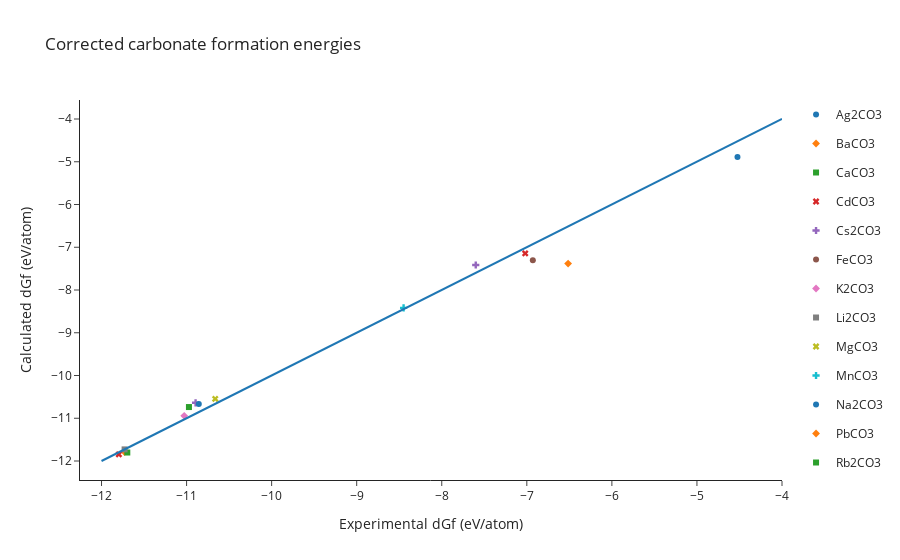

Write notebook code for a chart like this one.
### Code cell
df_new = df.copy()
df_new["y"] = df_new["y"] + final_correction

scatter_new = px.scatter(df_new, x="x", y="y", hover_name="name", symbol="name", color="name")
line_new = px.line(x=[-12, -4], y=[-12, -4])

fig_new = go.Figure(scatter_new.data + line_new.data)
fig_new.update_layout({"title": "Corrected carbonate formation energies",
                   "xaxis_title":"Experimental dGf (eV/f.u.)",
                   "yaxis_title":"Calculated dGf (eV/f.u.)"})
fig_new.show()

### Figure 1 — Plotly figure (JSON) as saved in the notebook; plotly's stock layout.template omitted (floating-point values rounded to 4 significant figures)
{"data": [{"hovertemplate": "<b>%{hovertext}</b><br><br>name=Ag2CO3<br>x=%{x}<br>y=%{y}<extra></extra>", "hovertext": ["Ag2CO3"], "legendgroup": "Ag2CO3", "marker": {"color": "#1F77B4", "symbol": "circle"}, "mode": "markers", "name": "Ag2CO3", "orientation": "v", "showlegend": true, "type": "scatter", "x": [-4.523], "xaxis": "x", "y": [-4.886], "yaxis": "y"}, {"hovertemplate": "<b>%{hovertext}</b><br><br>name=BaCO3<br>x=%{x}<br>y=%{y}<extra></extra>", "hovertext": ["BaCO3"], "legendgroup": "BaCO3", "marker": {"color": "#FF7F0E", "symbol": "diamond"}, "mode": "markers", "name": "BaCO3", "orientation": "v", "showlegend": true, "type": "scatter", "x": [-11.73], "xaxis": "x", "y": [-11.79], "yaxis": "y"}, {"hovertemplate": "<b>%{hovertext}</b><br><br>name=CaCO3<br>x=%{x}<br>y=%{y}<extra></extra>", "hovertext": ["CaCO3"], "legendgroup": "CaCO3", "marker": {"color": "#2CA02C", "symbol": "square"}, "mode": "markers", "name": "CaCO3", "orientation": "v", "showlegend": true, "type": "scatter", "x": [-11.7], "xaxis": "x", "y": [-11.8], "yaxis": "y"}, {"hovertemplate": "<b>%{hovertext}</b><br><br>name=CdCO3<br>x=%{x}<br>y=%{y}<extra></extra>", "hovertext": ["CdCO3"], "legendgroup": "CdCO3", "marker": {"color": "#D62728", "symbol": "x"}, "mode": "markers", "name": "CdCO3", "orientation": "v", "showlegend": true, "type": "scatter", "x": [-7.019], "xaxis": "x", "y": [-7.144], "yaxis": "y"}, {"hovertemplate": "<b>%{hovertext}</b><br><br>name=Cs2CO3<br>x=%{x}<br>y=%{y}<extra></extra>", "hovertext": ["Cs2CO3"], "legendgroup": "Cs2CO3", "marker": {"color": "#9467BD", "symbol": "cross"}, "mode": "markers", "name": "Cs2CO3", "orientation": "v", "showlegend": true, "type": "scatter", "x": [-10.89], "xaxis": "x", "y": [-10.64], "yaxis": "y"}, {"hovertemplate": "<b>%{hovertext}</b><br><br>name=FeCO3<br>x=%{x}<br>y=%{y}<extra></extra>", "hovertext": ["FeCO3"], "legendgroup": "FeCO3", "marker": {"color": "#8C564B", "symbol": "circle"}, "mode": "markers", "name": "FeCO3", "orientation": "v", "showlegend": true, "type": "scatter", "x": [-6.929], "xaxis": "x", "y": [-7.303], "yaxis": "y"}, {"hovertemplate": "<b>%{hovertext}</b><br><br>name=K2CO3<br>x=%{x}<br>y=%{y}<extra></extra>", "hovertext": ["K2CO3"], "legendgroup": "K2CO3", "marker": {"color": "#E377C2", "symbol": "diamond"}, "mode": "markers", "name": "K2CO3", "orientation": "v", "showlegend": true, "type": "scatter", "x": [-11.03], "xaxis": "x", "y": [-10.94], "yaxis": "y"}, {"hovertemplate": "<b>%{hovertext}</b><br><br>name=Li2CO3<br>x=%{x}<br>y=%{y}<extra></extra>", "hovertext": ["Li2CO3"], "legendgroup": "Li2CO3", "marker": {"color": "#7F7F7F", "symbol": "square"}, "mode": "markers", "name": "Li2CO3", "orientation": "v", "showlegend": true, "type": "scatter", "x": [-11.73], "xaxis": "x", "y": [-11.73], "yaxis": "y"}, {"hovertemplate": "<b>%{hovertext}</b><br><br>name=MgCO3<br>x=%{x}<br>y=%{y}<extra></extra>", "hovertext": ["MgCO3"], "legendgroup": "MgCO3", "marker": {"color": "#BCBD22", "symbol": "x"}, "mode": "markers", "name": "MgCO3", "orientation": "v", "showlegend": true, "type": "scatter", "x": [-10.66], "xaxis": "x", "y": [-10.55], "yaxis": "y"}, {"hovertemplate": "<b>%{hovertext}</b><br><br>name=MnCO3<br>x=%{x}<br>y=%{y}<extra></extra>", "hovertext": ["MnCO3"], "legendgroup": "MnCO3", "marker": {"color": "#17BECF", "symbol": "cross"}, "mode": "markers", "name": "MnCO3", "orientation": "v", "showlegend": true, "type": "scatter", "x": [-8.449], "xaxis": "x", "y": [-8.419], "yaxis": "y"}, {"hovertemplate": "<b>%{hovertext}</b><br><br>name=Na2CO3<br>x=%{x}<br>y=%{y}<extra></extra>", "hovertext": ["Na2CO3"], "legendgroup": "Na2CO3", "marker": {"color": "#1F77B4", "symbol": "circle"}, "mode": "markers", "name": "Na2CO3", "orientation": "v", "showlegend": true, "type": "scatter", "x": [-10.86], "xaxis": "x", "y": [-10.67], "yaxis": "y"}, {"hovertemplate": "<b>%{hovertext}</b><br><br>name=PbCO3<br>x=%{x}<br>y=%{y}<extra></extra>", "hovertext": ["PbCO3"], "legendgroup": "PbCO3", "marker": {"color": "#FF7F0E", "symbol": "diamond"}, "mode": "markers", "name": "PbCO3", "orientation": "v", "showlegend": true, "type": "scatter", "x": [-6.515], "xaxis": "x", "y": [-7.382], "yaxis": "y"}, {"hovertemplate": "<b>%{hovertext}</b><br><br>name=Rb2CO3<br>x=%{x}<br>y=%{y}<extra></extra>", "hovertext": ["Rb2CO3"], "legendgroup": "Rb2CO3", "marker": {"color": "#2CA02C", "symbol": "square"}, "mode": "markers", "name": "Rb2CO3", "orientation": "v", "showlegend": true, "type": "scatter", "x": [-10.97], "xaxis": "x", "y": [-10.74], "yaxis": "y"}, {"hovertemplate": "<b>%{hovertext}</b><br><br>name=SrCO3<br>x=%{x}<br>y=%{y}<extra></extra>", "hovertext": ["SrCO3"], "legendgroup": "SrCO3", "marker": {"color": "#D62728", "symbol": "x"}, "mode": "markers", "name": "SrCO3", "orientation": "v", "showlegend": true, "type": "scatter", "x": [-11.8], "xaxis": "x", "y": [-11.84], "yaxis": "y"}, {"hovertemplate": "<b>%{hovertext}</b><br><br>name=ZnCO3<br>x=%{x}<br>y=%{y}<extra></extra>", "hovertext": ["ZnCO3"], "legendgroup": "ZnCO3", "marker": {"color": "#9467BD", "symbol": "cross"}, "mode": "markers", "name": "ZnCO3", "orientation": "v", "showlegend": true, "type": "scatter", "x": [-7.6], "xaxis": "x", "y": [-7.415], "yaxis": "y"}, {"hovertemplate": "x=%{x}<br>y=%{y}<extra></extra>", "legendgroup": "", "line": {"color": "#1F77B4", "dash": "solid"}, "marker": {"symbol": "circle"}, "mode": "lines", "name": "", "orientation": "v", "showlegend": false, "type": "scatter", "x": [-12, -4], "xaxis": "x", "y": [-12, -4], "yaxis": "y"}], "layout": {"title": {"text": "Corrected carbonate formation energies"}, "xaxis": {"title": {"text": "Experimental dGf (eV/atom)"}}, "yaxis": {"title": {"text": "Calculated dGf (eV/atom)"}}}}
